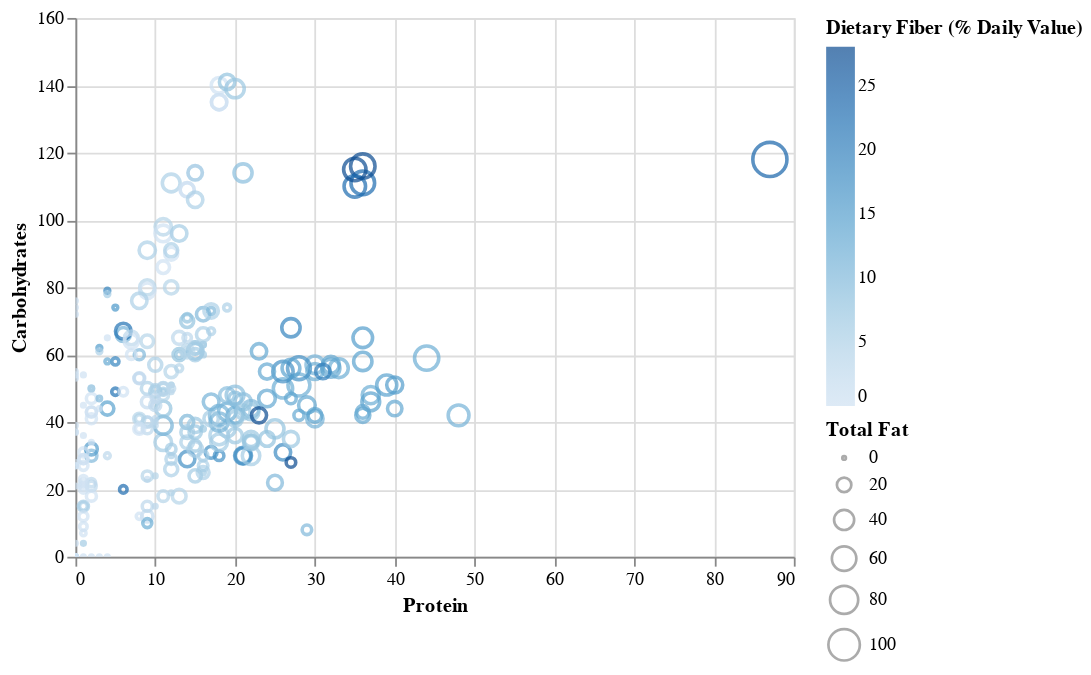

The code cell stored with this chart in its notebook:
### Code cell
# Proteins, Dietary Fibre,Carbs and Total Fat (Size represents Total Fat)
alt.Chart(df).mark_point().encode(
    x='Protein',
    y='Carbohydrates',
    color='Dietary Fiber (% Daily Value)',
    size = 'Total Fat',
).interactive()

### Figure 1 — Vega-Lite specification as saved in the notebook (floating-point values rounded to 4 significant figures; data arrays with more than 128 entries replaced by an {"elided": "..."} marker saying what was removed)
{"config": {"view": {"continuousWidth": 400, "continuousHeight": 300}}, "data": {"name": "data-a360ffbb61831f1bb4b9ad76deb73333"}, "mark": "point", "encoding": {"color": {"type": "quantitative", "field": "Dietary Fiber (% Daily Value)"}, "size": {"type": "quantitative", "field": "Total Fat"}, "x": {"type": "quantitative", "field": "Protein"}, "y": {"type": "quantitative", "field": "Carbohydrates"}}, "selection": {"selector014": {"type": "interval", "bind": "scales", "encodings": ["x", "y"]}}, "$schema": "https://vega.github.io/schema/vega-lite/v4.8.1.json", "datasets": {"data-a360ffbb61831f1bb4b9ad76deb73333": {"elided": "260 records"}}}
